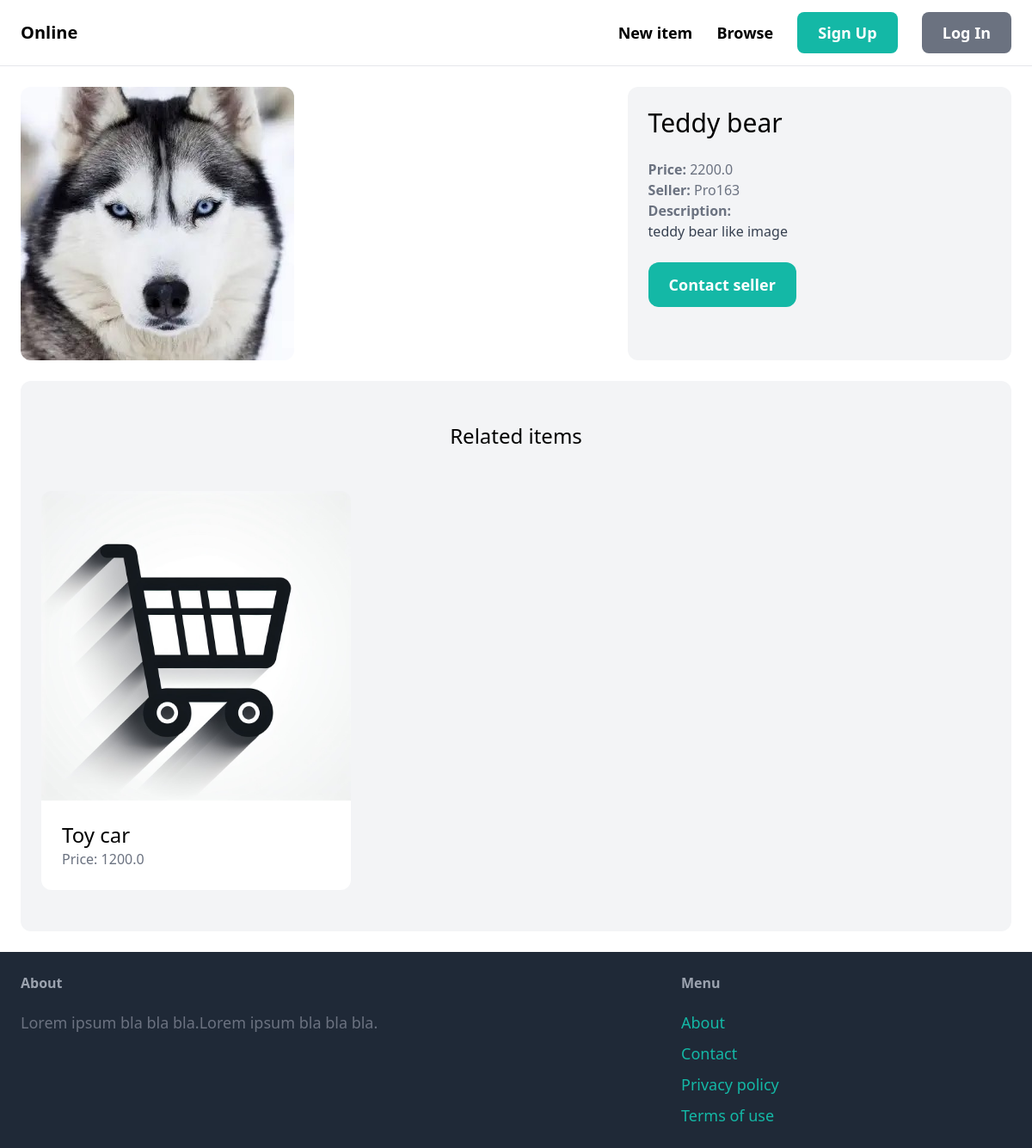
Page /items/4/ on the committed database.
### item/models.py (models this page shows, shortened)
class Item(models.Model):
    category = models.ForeignKey(Category, related_name='items', on_delete=models.CASCADE)
    name = models.CharField(max_length=255)
    description = models.TextField(blank=True, null=True)
    price = models.FloatField()
    image = models.ImageField(upload_to='item_images', blank=True, null=True)
    is_sold = models.BooleanField(default=False)
    created_by = models.ForeignKey(User, related_name='items', on_delete=models.CASCADE)
    created_at = models.DateTimeField(auto_now_add=True)

### item/views.py (the view)
# urls.py: path('<int:pk>/', views.detail, name='detail'),
def detail(request, pk):
    item = get_object_or_404(Item, pk=pk)
    related_items = Item.objects.filter(category=item.category, is_sold=False).exclude(pk=pk)[0:3]
    return render(request, 'item/detail.html', {
        'item': item,
        'related_items': related_items,
        'category_id': item.category_id,
    })

### item/templates/item/detail.html (shortened to what this page needs)
{% extends 'core/base.html' %}
{% block content %}
<div class="grid grid-cols-5 gap-6">
    <div class="col-span-3">
        <img src="{{ item.image.url }}" class="rounded-xl">
    </div>
    <div class="col-span-2 p-6 bg-gray-100 rounded-xl">
        <h1 class="mb-6 text-3xl">{{ item.name }}</h1>
        <p class="text-gray-500"><strong>Price: </strong>{{ item.price}}</p>
        <p class="text-gray-500"><strong>Seller: </strong>{{ item.created_by.username}}</p>
        {% if item.description %}
           <p class="text-gray-700">
              <strong class="text-gray-500">Description: </strong><br>
              {{ item.description}}
           </p>
        {% endif %}
        {% if request.user == item.created_by %}
           <div class="mt-6 p-6 bg-white rounded-xl">
            <p>This is your item!</p>
            <a href="{% url 'item:edit' item.id %}" class="inline-block mt-6 px-6 py-3 text-lg font-semibold bg-teal-500 text-white rounded-xl">Edit</a>
            <a href="{% url 'item:delete' item.id %}" class="inline-block mt-6 px-6 py-3 text-lg font-semibold bg-red-500 text-white rounded-xl">Delete</a>
           </div>
         {% else %}
           <a href="{% url 'conversation:new' item.id %}" class="inline-block mt-6 px-6 py-3 text-lg font-semibold bg-teal-500 text-white rounded-xl hoover:bg-teal-700">Contact seller</a>
         {% endif %}
    </div>
</div>
<div class="mt-6 px-6 py-12 bg-gray-100 rounded-xl">
    <h2 class="mb-12 text-2xl text-center">Related items</h2>
    <div class="grid grid-cols-3 gap-3">
       {% for item in related_items %}
        <div>
          <a href="{% url 'item:detail' item.id %}">
             <div>
               <img src="{{ item.image.url }}" class="rounded-t-xl">
             </div>
             <div class="p-6 bg-white rounded-b-xl">
                <h2 class="text-2xl">{{ item.name }}</h2>
                <p class="text-gray-500">Price: {{item.price}}</p>
             </div>
          </a>
        </div>
       {% endfor %}
    </div>
 </div>
{% endblock  %}

### rows in the picture
Item: image (picture), name "Teddy bear", price "2200.0", created_by.username "Pro163", description "teddy bear like image"
Item: image (picture), name "Toy car", price "1200.0"
